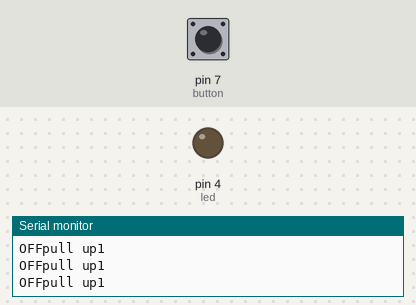
Simulated run of this sketch. Board: Arduino Uno, built with avr-gcc and run on an emulated ATmega328P. Shown: output pins drawn as LEDs (lit = HIGH), the last lines printed to the serial monitor. Dashed ring = blinking. The test bench sets the inputs (shaded band); at power-on: pin 7 (button) HIGH.

Above: at 1.2 s.
1.3 s: pin 7 (button) pulled LOW for 0.15 s
At 1.39 s:
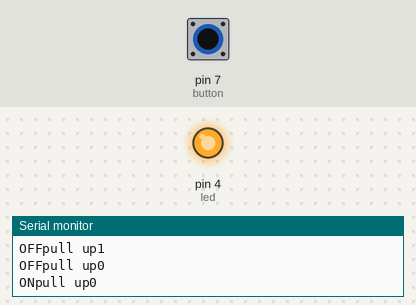
2.9 s: pin 7 (button) pulled LOW for 1 s
At 4.7 s:
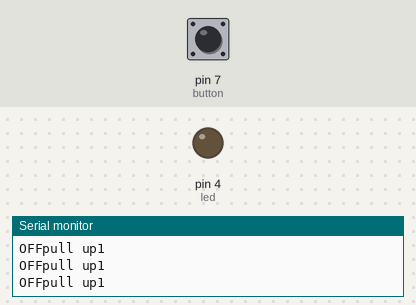
6.9 s: pin 7 (button) pulled LOW for 3.2 s
At 8.2 s:
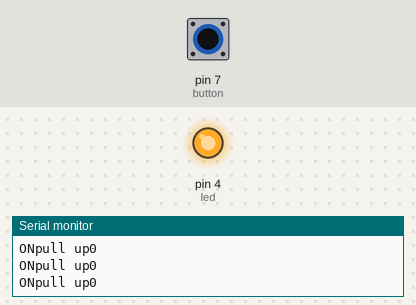
11.6 s: pin 7 (button) pulsed LOW 2 times (0.12 s each, 0.3 s apart)
At 11.67 s:
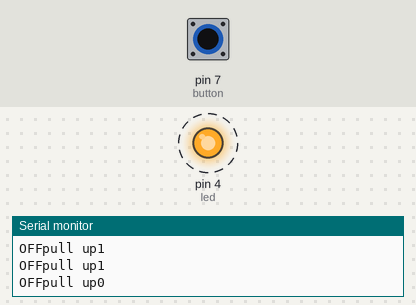
15.2 s: pin 7 (button) pulsed LOW 5 times (0.12 s each, 0.3 s apart)
At 17.2 s:
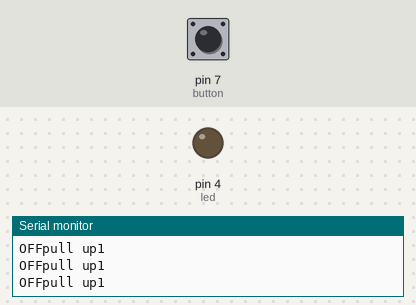
Timing chart, 0 to 18.7 s (numbered marks = the images above; inputs shaded):
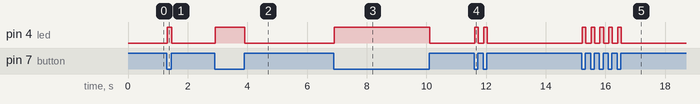

The sketch:

Pull_Up_and_Pull_Down2.ino
```cpp
int button=7;
int led=4;


void setup() {
  pinMode(button,INPUT_PULLUP);
  pinMode(led,OUTPUT);
  Serial.begin(9600);


}

void loop() {
  int data1=digitalRead(button);
  Serial.print("pull up");
  Serial.println(data1);

  if(data1==0)
  {
  digitalWrite(led,1);
  Serial.print("ON");
}

  else
  {
  digitalWrite(led,0);
  Serial.print("OFF");
}

}
```

Measured:
- after the input at 1.3 s, pin 4 (led): LOW → HIGH at once, → LOW 0.15 s later
- after the input at 2.9 s, pin 4 (led): LOW → HIGH at once, → LOW 1.0 s later
- after the input at 6.9 s, pin 4 (led): LOW → HIGH at once, → LOW 3.2 s later
- after the input at 11.6 s, pin 4 (led): alternates HIGH for 0.12 s and LOW for 0.18 s, 4 changes in all, then stays LOW, starting at once
- after the input at 15.2 s, pin 4 (led): alternates HIGH for 0.12 s and LOW for 0.18 s, 10 changes in all, then stays LOW, starting at once
